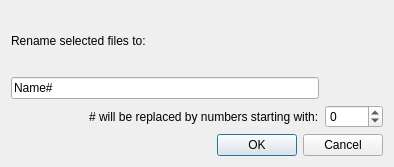
<?xml version="1.0" encoding="UTF-8"?>
<ui version="4.0">
 <class>BulkRenameDialog</class>
 <widget class="QDialog" name="BulkRenameDialog">
  <property name="geometry">
   <rect>
    <x>0</x>
    <y>0</y>
    <width>394</width>
    <height>167</height>
   </rect>
  </property>
  <property name="windowTitle">
   <string>Bulk Rename</string>
  </property>
  <layout class="QGridLayout" name="gridLayout">
   <item row="0" column="0" colspan="2">
    <widget class="QLabel" name="label1">
     <property name="text">
      <string>Rename selected files to:</string>
     </property>
    </widget>
   </item>
   <item row="1" column="0" colspan="2">
    <widget class="QLineEdit" name="lineEdit">
     <property name="sizePolicy">
      <sizepolicy hsizetype="MinimumExpanding" vsizetype="Fixed">
       <horstretch>0</horstretch>
       <verstretch>0</verstretch>
      </sizepolicy>
     </property>
     <property name="text">
      <string>Name#</string>
     </property>
    </widget>
   </item>
   <item row="2" column="0" rowspan="2">
    <spacer name="horizontalSpacer">
     <property name="orientation">
      <enum>Qt::Horizontal</enum>
     </property>
     <property name="sizeType">
      <enum>QSizePolicy::MinimumExpanding</enum>
     </property>
     <property name="sizeHint" stdset="0">
      <size>
       <width>5</width>
       <height>5</height>
      </size>
     </property>
    </spacer>
   </item>
   <item row="2" column="1">
    <widget class="QLabel" name="label2">
     <property name="text">
      <string># will be replaced by numbers starting with:</string>
     </property>
    </widget>
   </item>
   <item row="2" column="2">
    <widget class="QSpinBox" name="spinBox">
     <property name="minimum">
      <number>-1000</number>
     </property>
     <property name="maximum">
      <number>1000</number>
     </property>
    </widget>
   </item>
   <item row="3" column="1" colspan="2">
    <layout class="QHBoxLayout" name="horizontalLayout_2">
     <item>
      <spacer name="horizontalSpacer_2">
       <property name="orientation">
        <enum>Qt::Horizontal</enum>
       </property>
       <property name="sizeHint" stdset="0">
        <size>
         <width>40</width>
         <height>20</height>
        </size>
       </property>
      </spacer>
     </item>
     <item>
      <layout class="QHBoxLayout" name="horizontalLayout">
       <item>
        <widget class="QDialogButtonBox" name="buttonBox_1">
         <property name="standardButtons">
          <set>QDialogButtonBox::Ok</set>
         </property>
        </widget>
       </item>
       <item>
        <widget class="QDialogButtonBox" name="buttonBox_2">
         <property name="standardButtons">
          <set>QDialogButtonBox::Cancel</set>
         </property>
        </widget>
       </item>
      </layout>
     </item>
    </layout>
   </item>
  </layout>
 </widget>
 <resources/>
 <connections/>
</ui>
